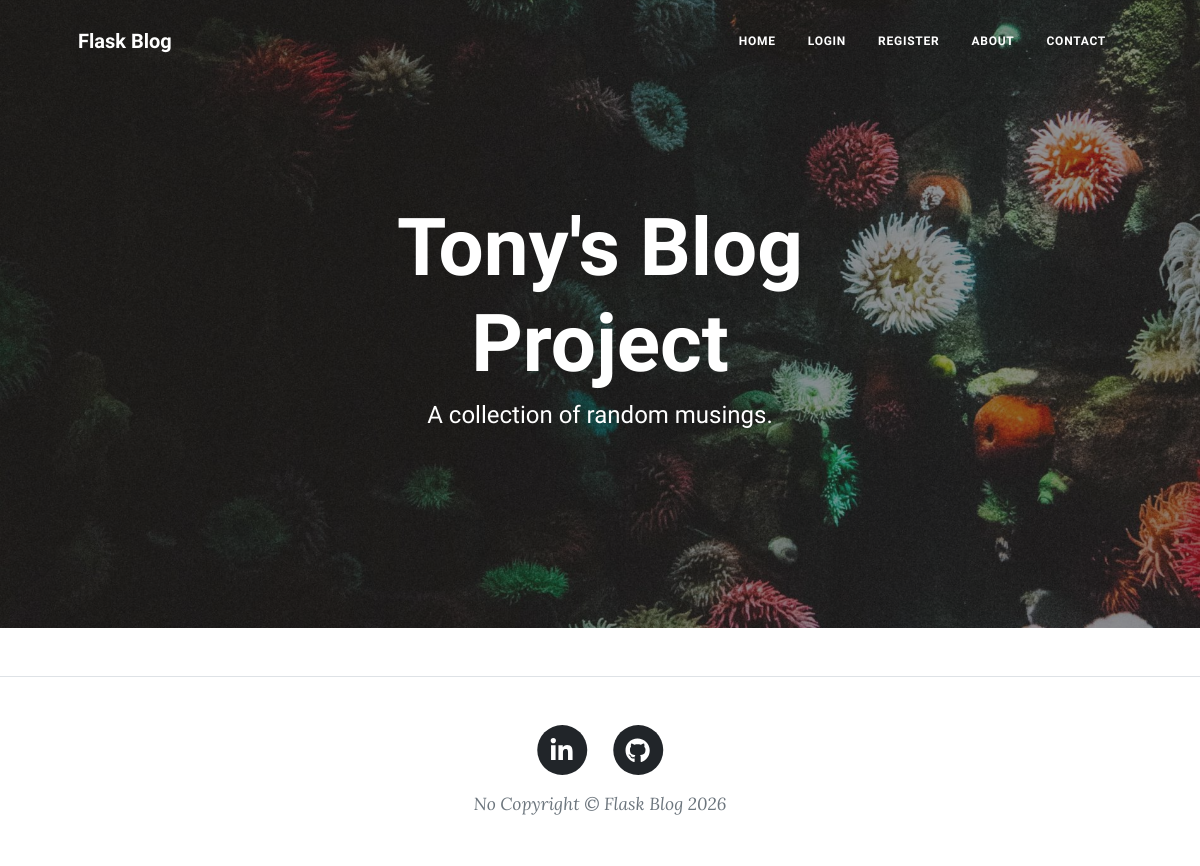
Before: / with the older database file.
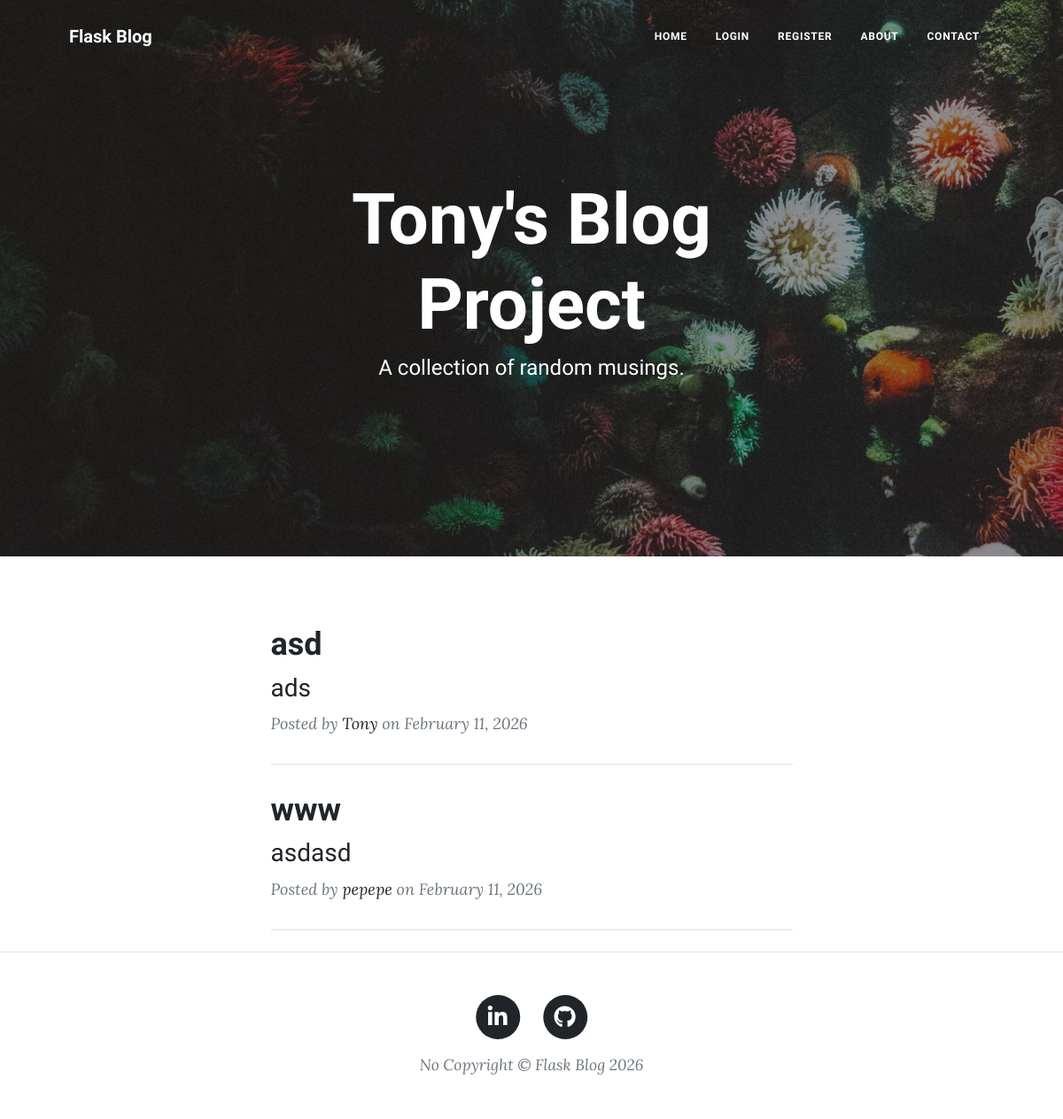
After: the same page with the newer database file.
### app/models/blog.py (models this page shows)
class BlogPost(UserMixin, db.Model):
    id = db.Column(db.Integer, primary_key=True)
    title = db.Column(db.String(80), nullable=False)
    subtitle = db.Column(db.String(100), nullable=False)
    date = db.Column(db.String(80), nullable=False)
    body = db.Column(db.Text, nullable=False)
    author = db.Column(db.String(80), nullable=False)
    author_id = db.Column(db.Integer, nullable=False)
    img_url = db.Column(db.Text, nullable=False)

### app/routes/blog.py (the view)
@bp.route("/")
def get_all_posts():
    posts = BlogPost.query.all()
    return render_template(
        "index.html",
        all_posts=posts,
        logged_in=current_user.is_authenticated,
        current_user=current_user
    )

### app/templates/index.html (shortened to what this page needs)
{% include "header.html" %}
<header
  class="masthead"
  style="background-image: url('../static/assets/img/home-bg.jpg')"
>
  <div class="container position-relative px-4 px-lg-5">
    <div class="row gx-4 gx-lg-5 justify-content-center">
      <div class="col-md-10 col-lg-8 col-xl-7">
        <div class="site-heading">
          <h1>Tony's Blog Project</h1>
          <span class="subheading">A collection of random musings.</span>
        </div>
      </div>
    </div>
  </div>
</header>
<div class="container px-4 px-lg-5">
  <div class="row gx-4 gx-lg-5 justify-content-center">
    <div class="col-md-10 col-lg-8 col-xl-7">
      {% for post in all_posts %}
      <div class="post-preview">
        <a href="{{ url_for('blog.show_post', post_id=post.id) }}">
          <h2 class="post-title">{{ post.title }}</h2>
          <h3 class="post-subtitle">{{ post.subtitle }}</h3>
        </a>
        <p class="post-meta">
          Posted by
          <a href="#">{{post.author}}</a>
          on {{post.date}}
        </p>
      </div>
      <hr class="my-4" />
      {% endfor %}
    </div>
  </div>
</div>
{% include "footer.html" %}

### app/templates/header.html (shortened to what this page needs)
<!DOCTYPE html>
<html lang="en">
  <head>
    {% block styles %}
    {{ bootstrap.load_css() }}
    <link
      href="{{ url_for('static', filename='css/styles.css') }}"
      rel="stylesheet"
    />
    {% endblock %}
  </head>
  <body>
    <nav class="navbar navbar-expand-lg navbar-light" id="mainNav">
      <div class="container px-4 px-lg-5">
        <a class="navbar-brand" href="/">Flask Blog</a>
        <div class="collapse navbar-collapse" id="navbarResponsive">
          <ul class="navbar-nav ms-auto py-4 py-lg-0">
            <li class="nav-item">
              <a
                class="nav-link px-lg-3 py-3 py-lg-4"
                href="{{ url_for('blog.get_all_posts') }}"
                >Home</a
              >
            </li>
            {% if not logged_in: %}
              <li class="nav-item">
                <a
                  class="nav-link px-lg-3 py-3 py-lg-4"
                  href="{{ url_for('auth.login') }}"
                  >Login</a
                >
              </li>
              <li class="nav-item">
                <a
                  class="nav-link px-lg-3 py-3 py-lg-4"
                  href="{{ url_for('auth.register') }}"
                  >Register</a
                >
              </li>
            {% endif %}
            <li class="nav-item">
              <a
                class="nav-link px-lg-3 py-3 py-lg-4"
                href="{{ url_for('pages.about') }}"
                >About</a
              >
            </li>
            <li class="nav-item">
              <a
                class="nav-link px-lg-3 py-3 py-lg-4"
                href="{{ url_for('pages.contact') }}"
                >Contact</a
              >
            </li>
          </ul>
        </div>
      </div>
    </nav>
  </body>
</html>

### app/templates/footer.html (shortened to what this page needs)
        <footer class="border-top">
          <div class="container px-4 px-lg-5">
              <div class="row gx-4 gx-lg-5 justify-content-center">
                  <div class="col-md-10 col-lg-8 col-xl-7">
                      <ul class="list-inline text-center">
                          <li class="list-inline-item">
                              <a href="https://www.linkedin.com/in/antoniozarra/?locale=en_US">
                                  <span class="fa-stack fa-lg">
                                    <i class="fas fa-circle fa-stack-2x"></i>
                                    <i class="fab fa-linkedin-in fa-stack-1x fa-inverse"></i>
                                  </span>
                              </a>
                          </li>
                          <li class="list-inline-item">
                              <a href="https://github.com/Antonio-sharp-plus">
                                  <span class="fa-stack fa-lg">
                                      <i class="fas fa-circle fa-stack-2x"></i>
                                      <i class="fab fa-github fa-stack-1x fa-inverse"></i>
                                  </span>
                              </a>
                          </li>
                      </ul>
                      <div class="small text-center text-muted fst-italic">No Copyright &copy; Flask Blog 2026</div>
                  </div>
              </div>
          </div>
      </footer>
  </body>
</html>

Changed rows visible on the page:
added BlogPost: title "asd", subtitle "ads", author "Tony", date "February 11, 2026"
added BlogPost: title "www", subtitle "asdasd", author "pepepe", date "February 11, 2026"
